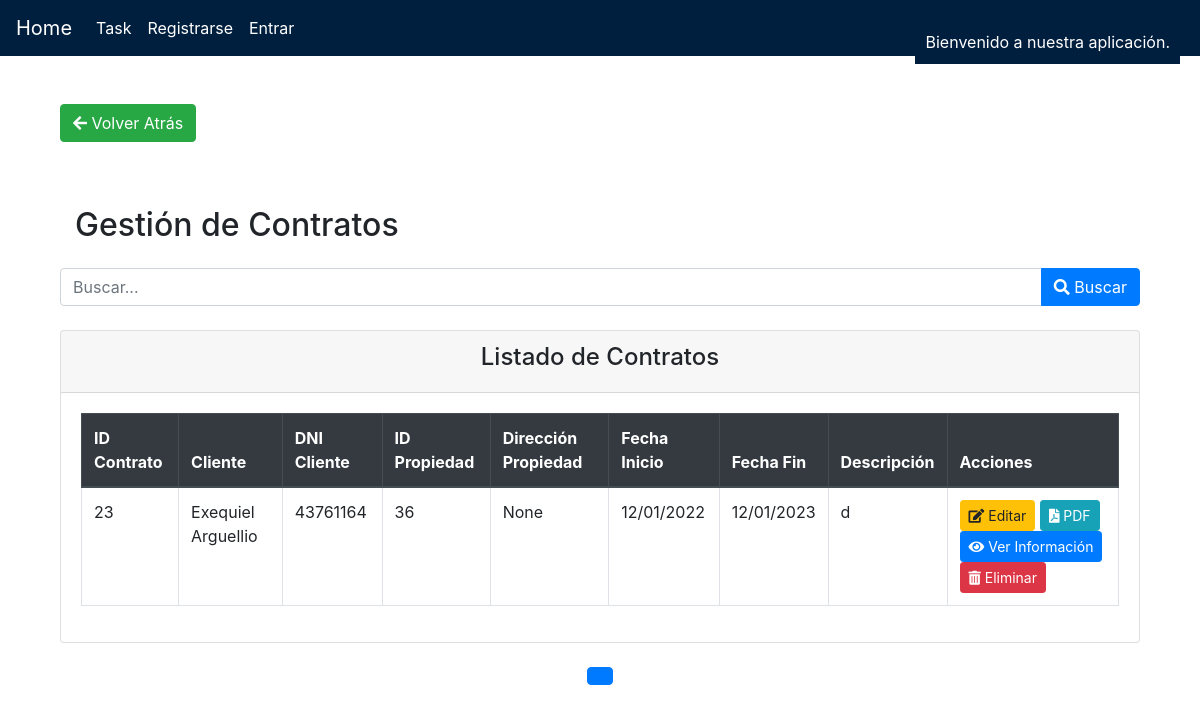
The page /contratos/ on the database as committed earlier.
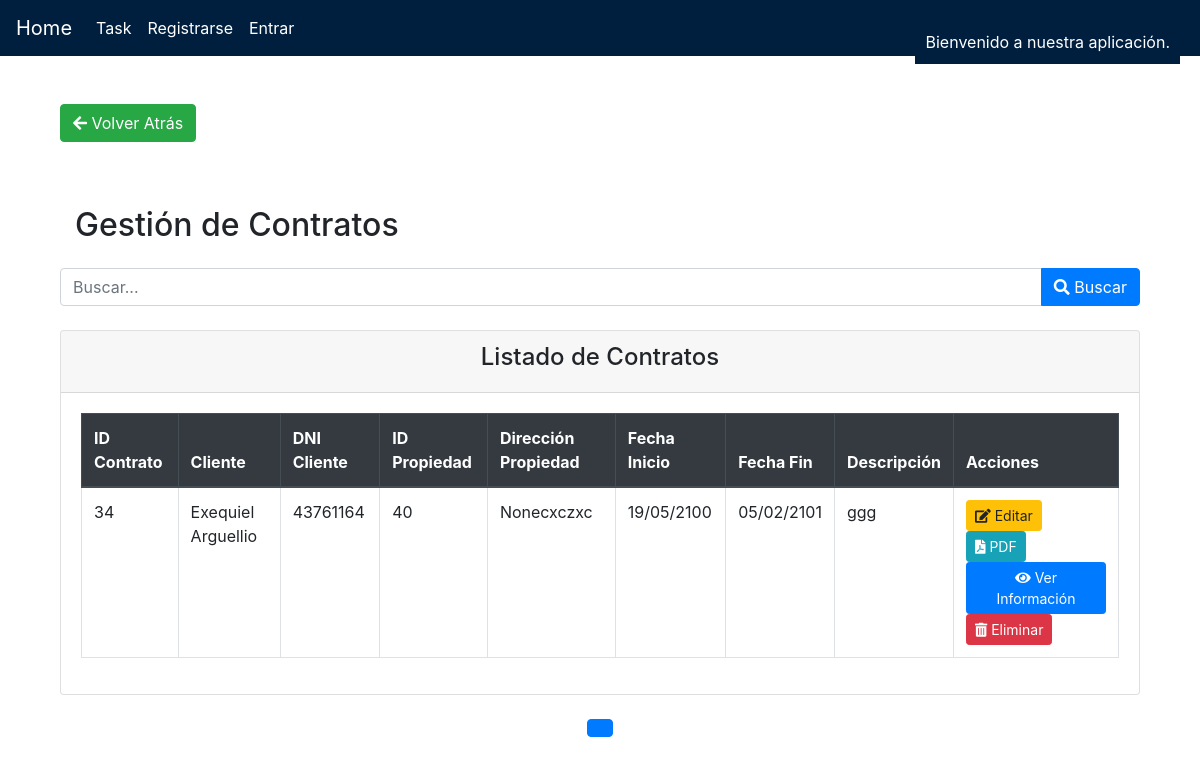
The same page on the database as committed later.
### tasks/models.py (models this page shows, shortened)
class Contrato(models.Model):
    id_contrato = models.AutoField(primary_key=True)
    cliente = models.ForeignKey(Cliente, on_delete=models.CASCADE)
    propiedades = models.ForeignKey(Propiedades, on_delete=models.CASCADE)
    fecha_inicio = models.DateField()
    fecha_fin = models.DateField()
    descripcion = models.TextField()

class Cliente(models.Model):
    dni = models.CharField(max_length=50, primary_key=True)
    nombre_cliente = models.CharField(max_length=200)
    tel_cliente = models.CharField(max_length=50)
    email_cliente = models.EmailField()
    direccion_cliente = models.CharField(max_length=300)

class Propiedades(models.Model):
    ID_prop = models.AutoField(primary_key=True)
    cliente = models.ForeignKey(Cliente, on_delete=models.CASCADE)
    area_total = models.FloatField()
    nro_habitaciones = models.IntegerField()
    precio_alq = models.DecimalField(max_digits=10, decimal_places=2)
    descripcion = models.TextField()
    direccion = models.CharField(max_length=255, null=True, blank=True)
    foto1 = models.ImageField(upload_to='propiedades/fotos/', null=True, blank=True, default='propiedades/fotos/default.jpg')
    foto2 = models.ImageField(upload_to='propiedades/fotos/', null=True, blank=True, default='propiedades/fotos/default.jpg')
    foto3 = models.ImageField(upload_to='propiedades/fotos/', null=True, blank=True, default='propiedades/fotos/default.jpg')

### tasks/views.py (the view)
# urls.py: path('contratos/', views.listar_contratos, name='listar_contratos'),
def listar_contratos(request, dni_cliente=None):
    cliente = None
    if dni_cliente:
        cliente = get_object_or_404(Cliente, dni=dni_cliente)
        contratos = Contrato.objects.filter(cliente=cliente)
    else:
        contratos = Contrato.objects.all()
    for contrato in contratos:
        contrato.fecha_inicio = contrato.fecha_inicio.strftime('%d/%m/%Y')
        contrato.fecha_fin = contrato.fecha_fin.strftime('%d/%m/%Y')
    return render(request, 'contratos.html', {'contratos': contratos, 'cliente': cliente})

### tasks/templates/contratos.html (shortened to what this page needs)
{% extends "base.html" %}
{% load widget_tweaks %}
{% block content %}
<link rel="stylesheet" href="https://maxcdn.bootstrapcdn.com/bootstrap/4.5.2/css/bootstrap.min.css">
<link rel="stylesheet" href="https://cdnjs.cloudflare.com/ajax/libs/font-awesome/5.15.1/css/all.min.css">
<link rel="stylesheet" href="https://cdn.jsdelivr.net/npm/sweetalert2@10/dist/sweetalert2.min.css">
<div class="container mt-5">
    <button onclick="history.back()" class="btn btn-success mb-3">
        <i class="fas fa-arrow-left"></i> Volver Atrás
    </button>
<div class="container mt-5">
    <div class="row">
        <div class="col-md-12">
            {% if cliente %}
                <h2 class="mb-4">Gestión de contratos de {{ cliente.nombre_cliente }}</h2>
            {% else %}
                <h2 class="mb-4">Gestión de Contratos</h2>
            {% endif %}
        </div>
    </div>
</div>
    <form method="get" class="mb-4">
        <div class="input-group">
            <input type="text" class="form-control" name="search" placeholder="Buscar...">
            <div class="input-group-append">
                <button type="submit" class="btn btn-primary"><i class="fas fa-search"></i> Buscar</button>
            </div>
        </div>
    </form>
    <div class="card">
        <div class="card-header">
            <h4 class="text-center">Listado de Contratos</h4>
        </div>
        <div class="card-body">
            <table class="table table-bordered table-hover">
                <thead class="thead-dark">
                    <tr>
                        <th>ID Contrato</th>
                        <th>Cliente</th>
                        <th>DNI Cliente</th>
                        <th>ID Propiedad</th>
                        <th>Dirección Propiedad</th>
                        <th>Fecha Inicio</th>
                        <th>Fecha Fin</th>
                        <th>Descripción</th>
                        <th>Acciones</th>
                    </tr>
                </thead>
                <tbody>
                    {% for contrato in contratos %}
                    <tr>
                        <td>{{ contrato.id_contrato }}</td>
                        <td>{{ contrato.cliente.nombre_cliente }}</td>
                        <td>{{ contrato.cliente.dni }}</td>
                        <td>{{ contrato.propiedades.ID_prop }}</td>
                        <td>{{ contrato.propiedades.direccion }}</td>
                        <td>{{ contrato.fecha_inicio }}</td>
                        <td>{{ contrato.fecha_fin }}</td>
                        <td>{{ contrato.descripcion }}</td>
                        <td>
                            <a href="{% url 'actualizar_contrato' contrato.id_contrato contrato.cliente.dni %}" class="btn btn-sm btn-warning"><i class="fas fa-edit"></i> Editar</a>
                            <a href="{% url 'generar_contrato_pdf' id_contrato=contrato.id_contrato %}" class="btn btn-sm btn-info"><i class="fas fa-file-pdf"></i> PDF</a>
                            <button type="button" class="btn btn-sm btn-primary" data-toggle="modal" data-target="#contractDetails{{ contrato.id_contrato }}"><i class="fas fa-eye"></i> Ver Información</button>
                            <form action="{% url 'eliminar_contrato' contrato.id_contrato contrato.cliente.dni %}" method="post" style="display: inline;">
                                <button type="submit" class="btn btn-sm btn-danger" onclick="return confirmDelete()"><i class="fas fa-trash-alt"></i> Eliminar</button>
                            </form>
                        </td>
                    </tr>
                    {% endfor %}
                </tbody>
            </table>
        </div>
    </div>
    <div class="d-flex justify-content-center mt-4">
        <nav aria-label="Page navigation">
            <ul class="pagination">
                <li class="page-item active"><span class="page-link">{{ contratos.number }}</span></li>
            </ul>
        </nav>
    </div>
</div>
{% endblock %}

Rows that differ between the two databases and show on the page:
removed Contrato: id_contrato "23", cliente.nombre_cliente "Exequiel Arguellio", cliente.dni "43761164", propiedades.ID_prop "36", propiedades.direccion "None", fecha_inicio "12/01/2022", fecha_fin "12/01/2023", descripcion "d"
added Contrato: id_contrato "34", cliente.nombre_cliente "Exequiel Arguellio", cliente.dni "43761164", propiedades.ID_prop "40", propiedades.direccion "Nonecxczxc", fecha_inicio "19/05/2100", fecha_fin "05/02/2101", descripcion "ggg"
